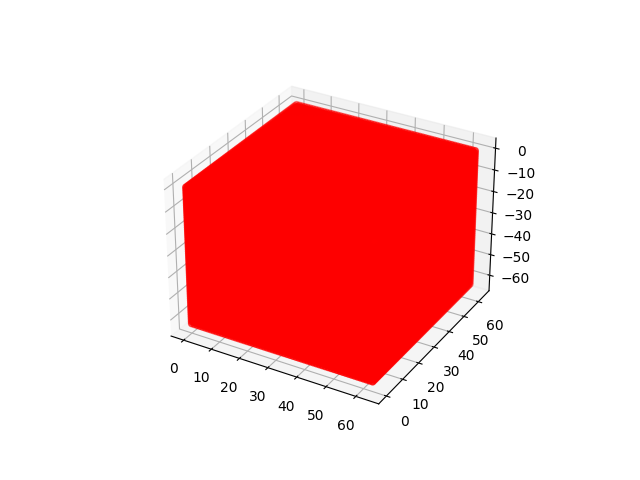

Write the Python code that produced this figure.
import os
import numpy as np
from keras.layers import Input, LeakyReLU, BatchNormalization
from keras.layers.convolutional import Conv3D, Conv3DTranspose
from keras.layers.core import Activation
from keras.models import Model, Sequential
from keras.optimizers import Adam
import matplotlib.pyplot as plt
import matplotlib.pyplot as plt
import scipy.io as io
import scipy.ndimage as nd

def build_generator():
    z_size = 200
    gen_filters = [512, 256, 128, 64, 1]
    gen_kernel_sizes = [4, 4, 4, 4, 4]
    gen_strides = [1, 2, 2, 2, 2]
    gen_input_shape = (1, 1, 1, z_size)
    gen_activations = ['relu', 'relu', 'relu', 'relu', 'sigmoid']
    gen_convolutional_blocks = 5

    input_layer = Input(shape=gen_input_shape)

    a = Conv3DTranspose(filters=gen_filters[0], 
    kernel_size=gen_kernel_sizes[0],
    strides=gen_strides[0])(input_layer)
    a = BatchNormalization()(a, training=True)
    a = Activation(activation='relu')(a)

    for i in range(gen_convolutional_blocks - 1):
            a = Conv3DTranspose(filters=gen_filters[i + 1], 
            kernel_size=gen_kernel_sizes[i + 1],
            strides=gen_strides[i + 1], padding='same')(a)
            a = BatchNormalization()(a, training=True)
            a = Activation(activation=gen_activations[i + 1])(a)

    gen_model = Model(inputs=input_layer, outputs=a)

    return gen_model

def build_discriminator():
    dis_input_shape = (64, 64, 64, 1)
    dis_filters = [64, 128, 256, 512, 1]
    dis_kernel_sizes = [4, 4, 4, 4, 4]
    dis_strides = [2, 2, 2, 2, 1]
    dis_paddings = ['same', 'same', 'same', 'same', 'valid']
    dis_alphas = [0.2, 0.2, 0.2, 0.2, 0.2]
    dis_activations = ['leaky_relu', 'leaky_relu', 'leaky_relu', 
                       'leaky_relu', 'sigmoid']
    dis_convolutional_blocks = 5

    dis_input_layer = Input(shape=dis_input_shape)

    a = Conv3D(filters=dis_filters[0],
               kernel_size=dis_kernel_sizes[0],
               strides=dis_strides[0],
               padding=dis_paddings[0])(dis_input_layer)
    a = BatchNormalization()(a, training=True)
    a = LeakyReLU(dis_alphas[0])(a)

    for i in range(dis_convolutional_blocks - 1):
        a = Conv3D(filters=dis_filters[i + 1],
                   kernel_size=dis_kernel_sizes[i + 1],
                   strides=dis_strides[i + 1],
                   padding=dis_paddings[i + 1])(a)
        a = BatchNormalization()(a, training=True)
        if dis_activations[i + 1] == 'leaky_relu':
            a = LeakyReLU(dis_alphas[i + 1])(a)
        elif dis_activations[i + 1] == 'sigmoid':
            a = Activation(activation='sigmoid')(a)

    dis_model = Model(inputs=dis_input_layer, outputs=a)

    return dis_model

def saveFromVoxels(voxels, path):
    z, x, y = voxels.nonzero()
    fig = plt.figure()
    ax = fig.add_subplot(111, projection='3d')
    ax.scatter(x, y, -z, zdir='z', c='red')
    plt.savefig(path)
    plt.close()

gen_learning_rate = 0.0025
dis_learning_rate = 0.00001
beta = 0.5
batch_size = 32
z_size = 200
DIR_PATH = 'volumetric_data/'
generated_volumes_dir = 'Models'

generator = build_generator()
discriminator = build_discriminator()

gen_optimizer = Adam(learning_rate=gen_learning_rate, beta_1=beta)
dis_optimizer = Adam(learning_rate=dis_learning_rate, beta_1=0.9)

generator.compile(loss="binary_crossentropy", optimizer="adam")
discriminator.compile(loss='binary_crossentropy', optimizer=dis_optimizer)

discriminator.trainable = False
adversarial_model = Sequential()
adversarial_model.add(generator)
adversarial_model.add(discriminator)
adversarial_model.compile(loss="binary_crossentropy", optimizer=Adam(learning_rate=gen_learning_rate, beta_1=beta))

def getVoxelsFromMat(path, cube_len=64):
    voxels = io.loadmat(path)['instance']
    voxels = np.pad(voxels, (1, 1), 'constant', constant_values=(0, 0))
    if cube_len != 32 and cube_len == 64:
        voxels = nd.zoom(voxels, (2, 2, 2), mode='constant', order=0)
    return voxels

def get3ImagesForACategory(obj='airplane', train=True, cube_len=64, obj_ratio=1.0):
    obj_path = DIR_PATH + obj + '/30/'
    obj_path += 'train/' if train else 'test/'
    fileList = [f for f in os.listdir(obj_path) if f.endswith('.mat')]
    fileList = fileList[0:int(obj_ratio * len(fileList))]
    volumeBatch = np.asarray([getVoxelsFromMat(obj_path + f, cube_len) for f in fileList], dtype=bool)
    return volumeBatch

volumes = get3ImagesForACategory(obj='airplane', train=True, obj_ratio=1.0)
volumes = volumes[..., np.newaxis].astype(float)

for epoch in range(1000):
    print("Epoch:", epoch)

    gen_losses = []
    dis_losses = []

    number_of_batches = int(volumes.shape[0] / batch_size)
    print("Number of batches:", number_of_batches)
    for index in range(number_of_batches):
        print("Batch:", index + 1)

        z_sample = np.random.normal(0, 0.33, size=[batch_size, 1, 1, 1, z_size]).astype(np.float32)
        volumes_batch = volumes[index * batch_size:(index + 1) * batch_size, :, :, :]

        gen_volumes = generator.predict(z_sample,verbose=3)

        discriminator.trainable = True

        labels_real = np.reshape([1] * batch_size, (-1, 1, 1, 1, 1))
        labels_fake = np.reshape([0] * batch_size, (-1, 1, 1, 1, 1))
             
        loss_real = discriminator.train_on_batch(volumes_batch, labels_real)
        loss_fake = discriminator.train_on_batch(gen_volumes, labels_fake)

        d_loss = 0.5 * (loss_real + loss_fake)

        z = np.random.normal(0, 0.33, size=[batch_size, 1, 1, 1, z_size]).astype(np.float32)

        g_loss = adversarial_model.train_on_batch(z, np.reshape([1] * batch_size, (-1, 1, 1, 1, 1)))

        gen_losses.append(g_loss)
        dis_losses.append(d_loss)

        if index % 10 == 0:
            z_sample2 = np.random.normal(0, 0.33, size=[batch_size, 1, 1, 1, z_size]).astype(np.float32)
            generated_volumes = generator.predict(z_sample2, verbose=3)
            for i, generated_volume in enumerate(generated_volumes[:5]):
                voxels = np.squeeze(generated_volume)
                voxels[voxels < 0.5] = 0.
                voxels[voxels >= 0.5] = 1.
                saveFromVoxels(voxels, "Predictions/img_{}_{}_{}".format(epoch, index, i))

generator.save_weights(os.path.join(generated_volumes_dir, "generator_weights.h5"))
discriminator.save_weights(os.path.join(generated_volumes_dir, "discriminator_weights.h5"))